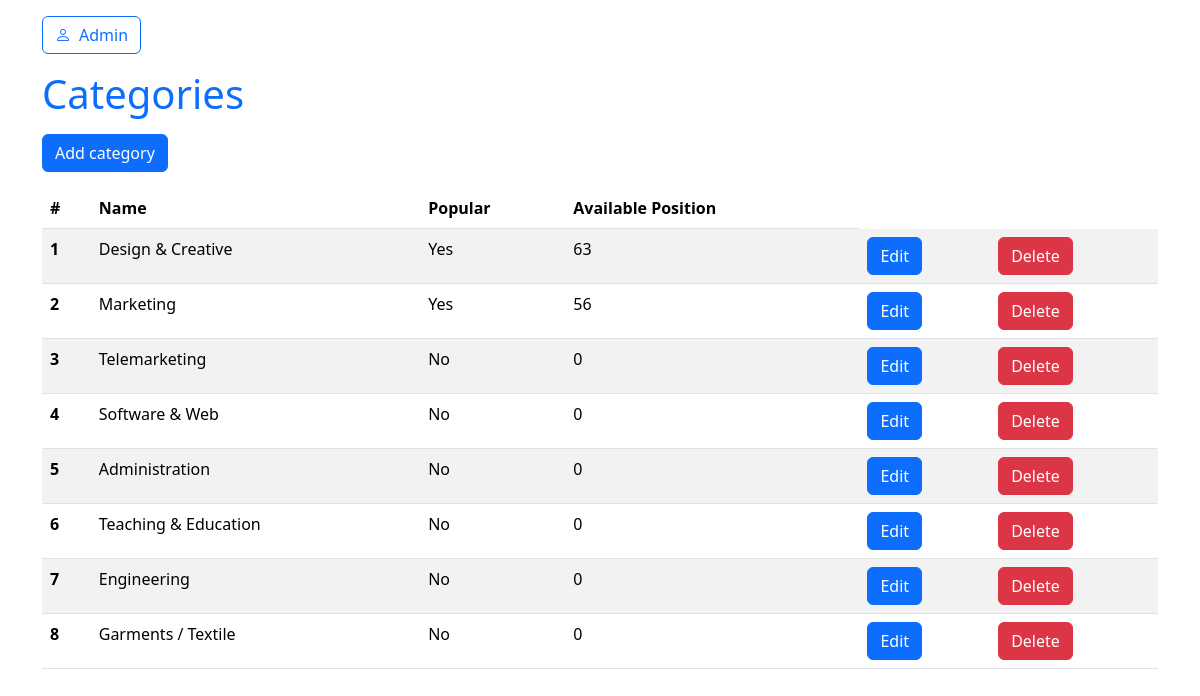
Page /admin/categories/index.php (signed in) on the earlier database version.
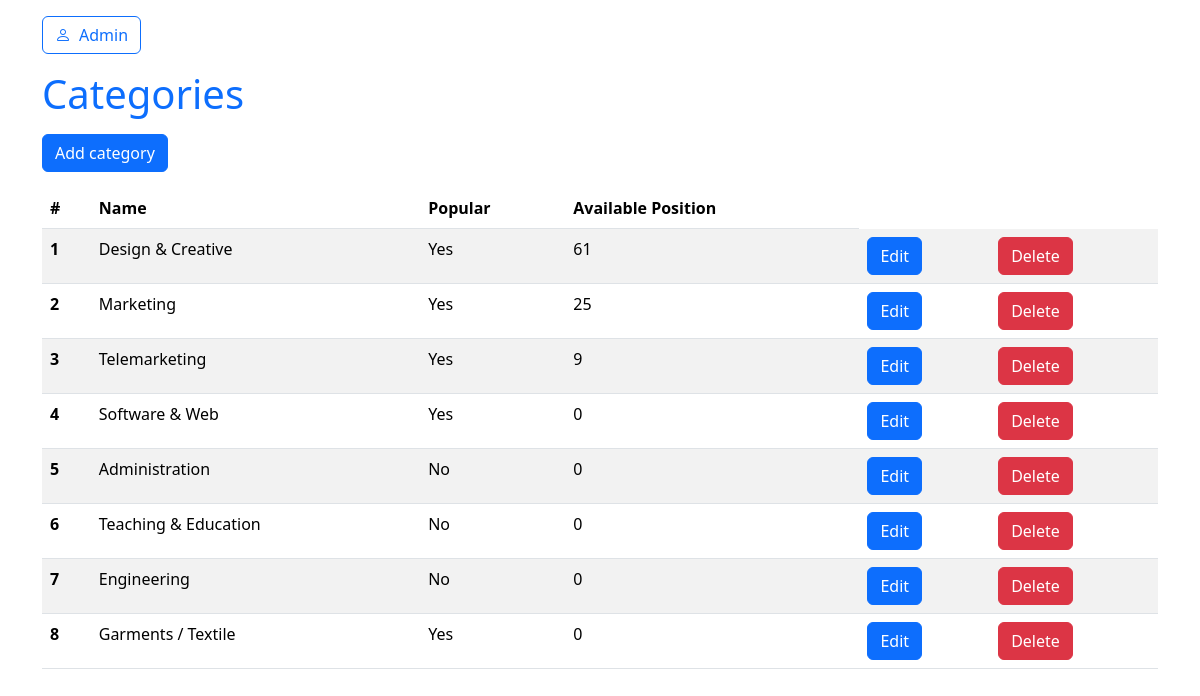
Same page on the later database version.
### tables this page shows
CREATE TABLE `categories` (
  `id` int NOT NULL,
  `name` varchar(255) NOT NULL,
  `is_popular` tinyint(1) NOT NULL DEFAULT '0'
);

### admin/categories/index.php (the view, shortened to what this page needs)
<?php
require $_SERVER['DOCUMENT_ROOT'] . '/check_admin.php';
$categories = $pdo->query("SELECT
    categories.*,
    SUM(jobs.available_position) AS total_positions
FROM categories
LEFT JOIN jobs ON categories.id = jobs.category_id
GROUP BY categories.id, categories.name")->fetchAll();
include $_SERVER['DOCUMENT_ROOT'] . '/layouts/header_bootstrap.php';
?>
<div class="container mt-3">
    <a href="/admin/" class="btn btn-outline-primary"><i class="bi bi-person me-2"></i>Admin</a>
    <h1 class="text-primary my-3">Categories</h1>
    <a href="/admin/categories/create.php" class="btn btn-primary">Add category</a>
    <table class="table table-striped mt-3">
        <thead>
        <tr>
            <th scope="col">#</th>
            <th scope="col">Name</th>
            <th scope="col">Popular</th>
            <th scope="col">Available Position</th>
        </tr>
        </thead>
        <tbody>
        <?php foreach ($categories as $category): ?>
            <tr>
                <th scope="row"><?= $category['id'] ?></th>
                <td><?= $category['name'] ?></td>
                <td><?= $category['is_popular'] ? 'Yes' : 'No' ?></td>
                <td><?= $category['total_positions'] ?? '0' ?></td>
                <td><a href="/admin/categories/edit.php?id=<?= $category['id'] ?>" class="btn btn-primary">Edit</a></td>
                <td><a href="/admin/categories/actions/delete.php?id=<?= $category['id'] ?>" class="btn btn-danger">Delete</a></td>
            </tr>
        <?php endforeach; ?>
        </tbody>
    </table>
</div>
<?php
include $_SERVER['DOCUMENT_ROOT'] . '/layouts/footer_bootstrap.php';
?>

Differences in the rows shown:
computed for categories "Design & Creative": total_positions "63" → "61"
computed for categories "Marketing": total_positions "56" → "25"
changed categories "Telemarketing": total_positions "0" → "9"; is_popular "No" → "Yes"
changed categories "Software & Web": is_popular "No" → "Yes"
changed categories "Garments / Textile": is_popular "No" → "Yes"
